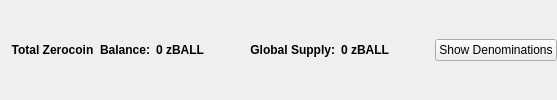
                       <widget class="QFrame" name="balanceSupplyFrame">
                        <layout class="QHBoxLayout" name="horizontalLayout_2" stretch="0,0,0,1,0">
                         <property name="rightMargin">
                          <number>0</number>
                         </property>
                         <item>
                          <layout class="QHBoxLayout" name="horizontalLayout_34">
                           <item>
                            <widget class="QLabel" name="labelzAvailableText_3">
                             <property name="font">
                              <font>
                               <weight>75</weight>
                               <bold>true</bold>
                              </font>
                             </property>
                             <property name="toolTip">
                              <string>Total Balance including unconfirmed and immature zBALL</string>
                             </property>
                             <property name="text">
                              <string>Total Zerocoin  Balance:</string>
                             </property>
                             <property name="alignment">
                              <set>Qt::AlignRight|Qt::AlignTrailing|Qt::AlignVCenter</set>
                             </property>
                            </widget>
                           </item>
                           <item>
                            <widget class="QLabel" name="labelzAvailableAmount_4">
                             <property name="minimumSize">
                              <size>
                               <width>40</width>
                               <height>0</height>
                              </size>
                             </property>
                             <property name="font">
                              <font>
                               <weight>75</weight>
                               <bold>true</bold>
                              </font>
                             </property>
                             <property name="toolTip">
                              <string>Total Balance including unconfirmed and immature zBALL</string>
                             </property>
                             <property name="text">
                              <string>0 zBALL</string>
                             </property>
                             <property name="alignment">
                              <set>Qt::AlignLeading|Qt::AlignLeft|Qt::AlignVCenter</set>
                             </property>
                            </widget>
                           </item>
                          </layout>
                         </item>
                         <item>
                          <spacer name="horizontalSpacer_32">
                           <property name="orientation">
                            <enum>Qt::Horizontal</enum>
                           </property>
                           <property name="sizeHint" stdset="0">
                            <size>
                             <width>40</width>
                             <height>20</height>
                            </size>
                           </property>
                          </spacer>
                         </item>
                         <item>
                          <layout class="QHBoxLayout" name="horizontalLayout_35">
                           <item>
                            <widget class="QLabel" name="labelZsupplyText_2">
                             <property name="font">
                              <font>
                               <weight>75</weight>
                               <bold>true</bold>
                              </font>
                             </property>
                             <property name="text">
                              <string>Global Supply:</string>
                             </property>
                             <property name="alignment">
                              <set>Qt::AlignRight|Qt::AlignTrailing|Qt::AlignVCenter</set>
                             </property>
                            </widget>
                           </item>
                           <item>
                            <widget class="QLabel" name="labelZsupplyAmount_2">
                             <property name="font">
                              <font>
                               <weight>75</weight>
                               <bold>true</bold>
                              </font>
                             </property>
                             <property name="text">
                              <string>0 zBALL</string>
                             </property>
                            </widget>
                           </item>
                          </layout>
                         </item>
                         <item>
                          <spacer name="horizontalSpacer_31">
                           <property name="orientation">
                            <enum>Qt::Horizontal</enum>
                           </property>
                           <property name="sizeHint" stdset="0">
                            <size>
                             <width>40</width>
                             <height>20</height>
                            </size>
                           </property>
                          </spacer>
                         </item>
                         <item>
                          <widget class="QPushButton" name="pushButtonShowDenoms">
                           <property name="toolTip">
                            <string>Show zBALL denominations list</string>
                           </property>
                           <property name="text">
                            <string>Show Denominations</string>
                           </property>
                          </widget>
                         </item>
                        </layout>
                       </widget>
